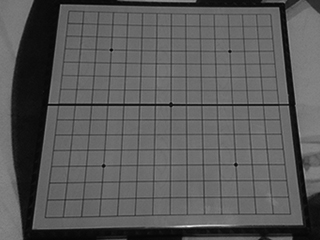
#> input picture LocalFilter/MeanFitter/IMAGE_FOR_TEST/1.jpg, 320 x 240 px; its folder holds only this picture in this run
$ python sim1.py
#> lines starting #> are read from the running program, lines starting #| are printed output that depends on the picture
### LocalFilter/MeanFilter/SOFT_SIM/Rows.py
__author__ = 'Dai Tianyu (dtysky)'

class Rows():
	"""A class for creating and maintaining some row cache, using it to sumulate some fifos."""
	def __init__(self, frame, width, depth):
		self.create(frame, width, depth)
		self.first_fill()
	def create(self, frame, width, depth):
		self.frame = list(frame)
		self.frame.reverse()
		self.width = width
		self.depth = depth
	def first_fill(self):
		self.rows = []
		for y in range(self.width):
			self.rows.append([])
			for x in range(self.depth):
				self.rows[y].insert(0,self.frame.pop())
	def frame_empty(self):
		return len(self.frame) == 0
	def rows_empty(self, row):
		return len(self.rows[row]) == 0
	def update(self):
		output = []
		for i in range(len(self.rows)):
			output.append(self.rows[i].pop())
		self.rows[self.width - 1].insert(0,self.frame.pop())
		for i in range(self.width - 1):
			self.rows[i].insert(0,output[i + 1])
		return output

### LocalFilter/MeanFilter/SOFT_SIM/Window.py
__author__ = 'Dai Tianyu (dtysky)'

class Window():
	"""A class for creating and maintaining a window."""
	def __init__(self, wsize):
		self.init = 0
		self.create(wsize)
	def create(self, wsize):
		self.enable = False
		self.window = []
		self.wsize = wsize
		self.wsize_half = wsize >> 1
		for y in range(wsize):
			self.window.append([])
			for x in range(wsize):
				self.window[y].append(0)
	def update(self, rows_col):
		if self.init == self.wsize_half:
			self.enable = True
		else:
			self.init += 1
		window_last = list(self.window)
		for y in range(self.wsize):
			self.window[y].pop()
			self.window[y].insert(0, rows_col[y])
		return window_last
	def is_enable(self):
		return self.enable

### LocalFilter/MeanFilter/SOFT_SIM/sim1.py
__author__ = 'Dai Tianyu (dtysky)'

from PIL import Image
import os
from Window import Window
from Rows import Rows

ModuleName='MeanFitter'

FileAll = []

for root,dirs,files in os.walk('../IMAGE_FOR_TEST'):
    for f in files:
        if os.path.splitext(f)[1]=='.jpg':
        	FileAll.append((root+'/',f))

def mean_fitter(window):
	w_sum = 0
	for row in window:
		w_sum += sum(row)
	if len(window) == 1:
		return w_sum
	elif len(window) == 2:
		return w_sum >> 2;
	elif len(window) == 3:
		return (w_sum >> 4) + (w_sum >> 5) + (w_sum >> 6);
	elif len(window) == 4:
		return w_sum >> 4;
	elif len(window) == 5:
		return (w_sum >> 5) + (w_sum >> 7);
	elif len(window) == 6:
		return (w_sum >> 6) + (w_sum >> 7) + (w_sum >> 8);
	elif len(window) == 7:
		return (w_sum >> 6) + (w_sum >> 8);
	elif len(window) == 8:
		return w_sum >> 6;
	elif len(window) == 9:
		return (w_sum >> 7) + (w_sum >> 8) + (w_sum >> 10);
	elif len(window) == 10:
		return (w_sum >> 7) + (w_sum >> 9);
	elif len(window) == 11:
		return (w_sum >> 7) + (w_sum >> 10);
	elif len(window) == 12:
		return (w_sum >> 8) + (w_sum >> 9) + (w_sum >> 10);
	elif len(window) == 13:
		return (w_sum >> 8) + (w_sum >> 9);
	elif len(window) == 14:
		return (w_sum >> 8) + (w_sum >> 10);
	elif len(window) == 15:
		return (w_sum >> 8) + (w_sum >> 11);
	elif len(window) == 16:
		return w_sum >> 8;

def create(im, wsize):
	data_src = im.getdata()
	xsize,ysize = im.size
	data_res = []
	rows = Rows(data_src, wsize, xsize)
	win = Window(wsize)
	while 1:
		w = win.update(rows.update())
		if win.is_enable():
			break
	for i in range(len(data_src)):
		if rows.frame_empty():
			rows.create(data_src, wsize, xsize)
		data_res.append(mean_fitter(w))
		w = win.update(rows.update())
	return data_res

for root,f in FileAll:
	im_src = Image.open(root+f)
#> im_src is the input picture: PIL image 320x240 L; min 4, max 239, mean 89.2
	s_x, s_y = im_src.size
#> s_x = 320; s_y = 240
	im_res = Image.new('L', (s_x, s_y), 0)
#> im_res: PIL image 320x240 L; every value is 0
	im_res.putdata(create(im_src, 3))
#> the loop in create, `while 1:` made 2 passes
#> w on passes 1 to 2: [[112, 0, 0], [114, 0, 0], [115, 0, 0]], [[112, 112, 0], [113, 114, 0], [110, 115, 0]]
#> the loop in create, `for i in range(len(data_src)):` made 76800 passes
#> w on passes 1 to 3: [[110, 112, 112], [111, 113, 114], [113, 110, 115]], [[109, 110, 112], [113, 111, 113], [117, 113, 110]], [[113, 109, 110], [113, 113, 111], [116, 117, 113]]
#> after the loop in create, `for i in range(len(data_src)):`: data_res = 76800 items
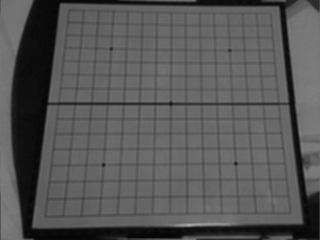
#> im_res: PIL image 320x240 L; min 4, max 169, mean 86.3
	im_res.save('../SIM_CHECK/soft' + f)
	# fo = open('../SIM_CHECK/soft' + f + '.dat','w')
	# for pix in im_res.getdata():
	# 	fo.write(str(pix) + '\n')
